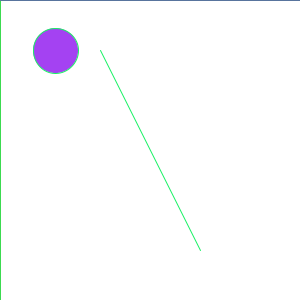
Frame 1 (no input)
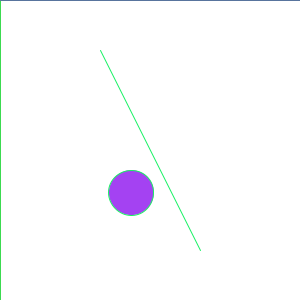
Frame 60 (the mouse pressed at the canvas centre just before this capture)
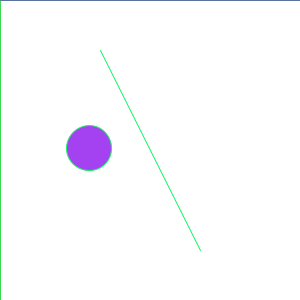
Frame 120 (the mouse held since frame 60 and released just before this capture)

The Processing sketch that drew these frames (run headless with seeded random() and noise(); from frame 60 on, the mouse is pressed at the canvas centre):

// Processing sketch: segment_and_p_body
// ── segment_and_p_body.pde
PhysicsBody b;
ArrayList<Segment> walls;

void setup(){
  size(300,300);
  walls = new ArrayList<Segment>();
  b = new PhysicsBody(90,new PVector(width/2-100,height/2-100));
  b.applyLinearImpulse(new PVector(500,50));
  walls.add(new Segment(new PVector(0,0),new PVector(0,height)));
  walls.add(new Segment(new PVector(0,height),new PVector(width,height)));
  walls.add(new Segment(new PVector(width,0),new PVector(width,height)));
  walls.add(new Segment(new PVector(),new PVector(width,0)));
  walls.add(new Segment(new PVector(100,50),new PVector(200,250)));
  frameRate(120);
}

void draw(){
  
  background(255);
  for(Segment s:walls){
    b.collideWithSegment(s);
    s.draw();
  }
  //b.gravity(); // ar eita shobcheye weirdest simulation, shobkisu messed up // bruh
  b.update();
  b.draw();
}

// ── PhysicsBody.pde
float g=5, G=5, density=4, maxVel=18;

class PhysicsBody {

  PVector position, velocity, acceleration, angularAcceleration, angularVelocity;
  float radius, mass, angle, inertia;

  color c;

  PhysicsBody(float m, PVector pos) {
    radius = m/density; // not an actual formula, just to simplify the calculation
    mass = m;
    position = pos.copy();
    velocity = new PVector();
    acceleration = new PVector();
    angularVelocity = new PVector();
    angularAcceleration = new PVector();
    inertia = 0.5 * mass * pow(radius, 2);
    c = color(random(255), random(255), random(255));
  }

  void draw() {
    push();
    translate(position.x, position.y);
    rotate(angle);
    fill(c);
    circle(0, 0, radius * 2);
    //line(-radius, 0, radius, 0);
    pop();
    //line(0, -radius, 0, radius);
  }

  void attract(PhysicsBody pBody) {
    PVector r = PVector.sub(position, pBody.position);
    float d = constrain(r.mag(), 10, 60);
    PVector force = r.normalize();
    force.mult(G * mass * pBody.mass/pow(d, 2));
    pBody.applyLinearImpulse(force);
  }

  void update() {
    velocity.add(acceleration);
    position.add(velocity);
    angle += angularVelocity.z;
    angularVelocity.add(angularAcceleration);
    angularAcceleration.mult(0);
    acceleration.mult(0);
    velocity.limit(maxVel);
  }

  void applyLinearImpulse(PVector force) {
    acceleration.add(force.div(mass));
  }

  void applyTorque(float angle, PVector force) {
    push();
    translate(position.x, position.y);
    PVector r = PVector.fromAngle(angle).mult(radius);
    PVector torque = r.cross(force);
    angularAcceleration.add(torque.div(inertia));
    pop();
  }

  void gravity() {
    applyLinearImpulse(new PVector(0, g));
  }

  void collideWithWalls() {
    if (position.x + radius >= width) {
      velocity.x = -1*abs(velocity.x);
      position.x = width - radius;
    } else if ( position.x - radius <= 0) {
      velocity.x = abs(velocity.x);
      position.x = radius;
    }
    if (position.y - radius  <= 0 ) {
      velocity.y = abs(velocity.y);
      position.y = radius ;
    } else if (position.y + radius >= height) {
      velocity.y = -1*abs(velocity.y);
      position.y = height - radius;
    }
  }


  void collideWithSegment(Segment w) {
    PVector collision = w.getVectorFromClosestPoint(position);
    float collisionMag = collision.mag();
    if (collisionMag>radius) return;
    PVector collisionNormal = collision.normalize();
    float penetration = radius - collisionMag;
    collisionNormal.mult(penetration + w.reactionStrength);
   //position.sub(collisionNormal.normalize().copy().mult(penetration));
   applyLinearImpulse(collisionNormal);
    
  }
}

// ── Segment.pde
class Segment {

  float slope, mx1,reactionStrength;
  color c;
  final PVector p1, p2;
  
  final PVector p12p2, p22p1;

  Segment(PVector p1, PVector p2) {
    this.p1=p1.copy();
    this.p2=p2.copy();
    p12p2 = PVector.sub(p2, p1);
    p22p1 = PVector.sub(p1, p2);
    slope = (p1.y-p2.y)/(p1.x-p2.x);
    mx1 = slope * p1.x;
    reactionStrength = 200;
    c = color(random(255), random(255), random(255));
  }

  float f(float x, float y) {
    return slope*x - y - mx1 + p1.y;
  }

  float dist(PVector point) {

    return abs(f(point.x, point.y))/sqrt(pow(slope, 2)+1);
  }

  // thanks to Honkadaloonga#8808(the coding train discord server)
  PVector getVectorFromClosestPoint(PVector point) {
    return PVector.sub(point, getClosestPoint(point));
  }

  PVector getClosestPoint(PVector point) {
    float l2 = PVector.sub(p1, p2).magSq();
    float t = constrain(PVector.dot(PVector.sub(point, p1), PVector.sub(p2, p1))/l2, 0, 1);
    return PVector.lerp(p1, p2, t);
  }

  /*
 PVector shortestVector(PVector point) {
   PVector p12point = PVector.sub(p1, point);
   PVector p22point = PVector.sub(p2, point);
   if (p12point.dot(p12p2.copy().normalize())<0) {
   return p12point;
   } else if (p22point.dot(p22p1.copy().normalize())<0) {
   return p22point;
   }
   
   PVector p12p2Normalized = p12p2.copy().normalize();
   PVector projectionOfp12pointOnp12p2 = p12p2Normalized.mult(p12p2Normalized.dot(p12point));
   return p12point.sub(projectionOfp12pointOnp12p2);
 }
   
   */


  void draw() {
    stroke(c);
    line(p1.x, p1.y, p2.x, p2.y);
  }
}
